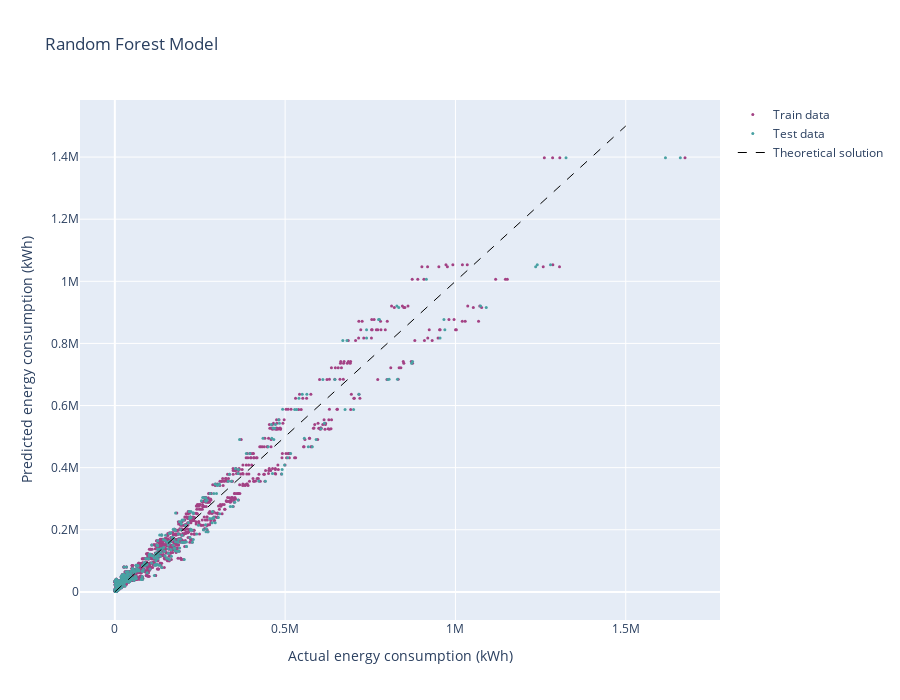

This figure's notebook cell:
### Markdown cell above
## Random Forest Model

### Code cell
X, y = gdf_data[best_columns_rf], gdf_data.energy

X = X.rename(columns=dict_col_names)

X_train, X_test, y_train, y_test = train_test_split(
    X, y, test_size=0.2, random_state=13
)

reg = RandomForestRegressor(max_depth=9, random_state=0)

reg.fit(X_train, y_train)

mse = mean_squared_error(y_test, reg.predict(X_test))
r2_train = r2_score(y_train, reg.predict(X_train))
r2 = r2_score(y_test, reg.predict(X_test))
print("The mean squared error (MSE) on test set: {:.4f}".format(mse))
print("The R2 score (R2) on train set: {:.4f}".format(r2_train))
print("The R2 score (R2) on test set: {:.4f}".format(r2))

feature_importance = reg.feature_importances_
sorted_idx = np.argsort(feature_importance)
pos = np.arange(sorted_idx.shape[0]) + 0.5
fig = plt.figure(figsize=(12, 6))
plt.subplot(1, 2, 1)
plt.barh(pos, feature_importance[sorted_idx], align="center")
plt.yticks(pos, np.array(X.columns)[sorted_idx])
plt.title("Feature Importance (MDI)")

result = permutation_importance(
    reg, X_test, y_test, n_repeats=10, random_state=42, n_jobs=2
)
sorted_idx = result.importances_mean.argsort()
plt.subplot(1, 2, 2)
plt.boxplot(
    result.importances[sorted_idx].T,
    vert=False,
    labels=np.array(X.columns)[sorted_idx],
)
plt.title("Permutation Importance (test set)")
fig.tight_layout()
plt.show()

fig = go.Figure()

fig.add_trace(go.Scatter(x=y_train, y=reg.predict(X_train),
                    mode='markers',
                    name='Train data',
                    marker = {'color': '#A34184',
                              'size': 3}))

fig.add_trace(go.Scatter(x=y_test, y=reg.predict(X_test),
                    mode='markers',
                    name='Test data',
                    marker = {'color': '#49A1A3',
                              'size': 3}))

fig.add_trace(go.Scatter(x=[0, 1.5e6], y=[0, 1.5e6],
                    mode='lines',
                    name='Theoretical solution',
                    line=dict(color='black', 
                              width=1,
                              dash='dash')))

fig.update_layout(
    width=900,
    height=700,
    title="Random Forest Model",
    xaxis_title="Actual energy consumption (kWh)", 
    yaxis_title="Predicted energy consumption (kWh)"
)

### Figure 1 — Plotly figure (JSON) as saved in the notebook; plotly's stock layout.template omitted (floating-point values rounded to 4 significant figures; data arrays with more than 128 entries replaced by an {"elided": "..."} marker saying what was removed)
{"data": [{"marker": {"color": "#A34184", "size": 3}, "mode": "markers", "name": "Train data", "type": "scatter", "x": {"elided": "1836 float values"}, "y": {"elided": "1836 float values"}}, {"marker": {"color": "#49A1A3", "size": 3}, "mode": "markers", "name": "Test data", "type": "scatter", "x": {"elided": "460 float values"}, "y": {"elided": "460 float values"}}, {"line": {"color": "black", "dash": "dash", "width": 1}, "mode": "lines", "name": "Theoretical solution", "type": "scatter", "x": [0, 1500000], "y": [0, 1500000]}], "layout": {"height": 700, "title": {"text": "Random Forest Model"}, "width": 900, "xaxis": {"title": {"text": "Actual energy consumption (kWh)"}}, "yaxis": {"title": {"text": "Predicted energy consumption (kWh)"}}}}
